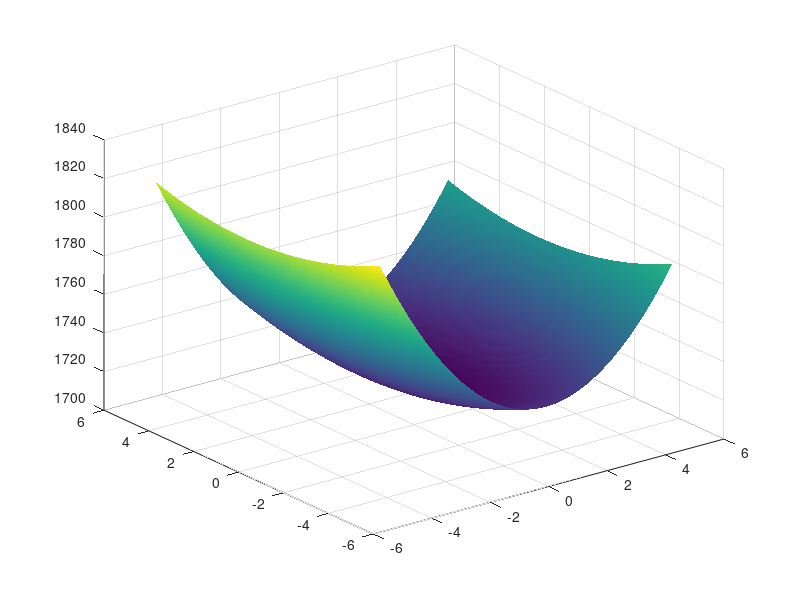
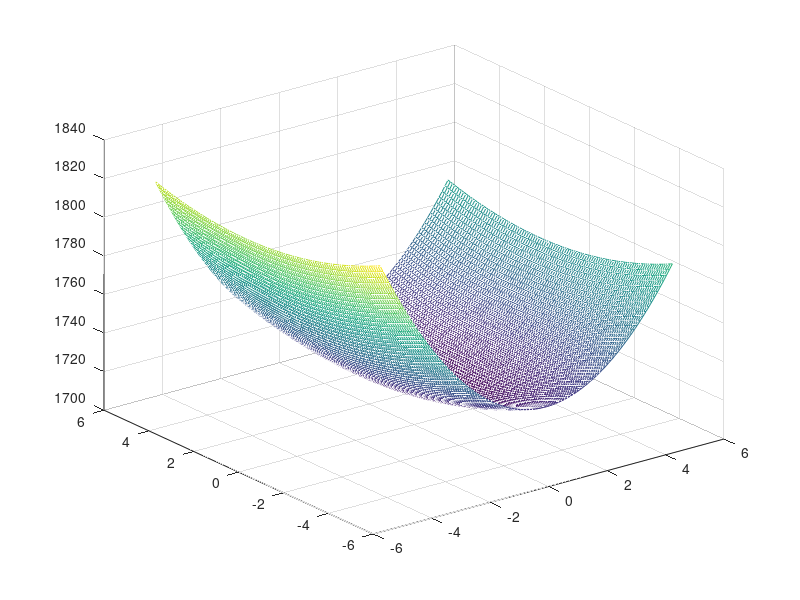

Source code (MATLAB) for these figures, in order: (Note: this script raises an error after producing the figures.)
%% 
% Plot 3d functions
%


[X,Y] = meshgrid(-5:.1:5);
%Z = (2*X.^2+3*Y.^2+2*X+3*Y);
Z = 1/2*(6*X.^2+4*X*Y+Y.^2)-4*X-Y;

%% Ex1 20-feb2015
figure(1)
title('Function');
surf(X,Y,Z)
shading interp
figure(2)
title('Function');
mesh(X,Y,Z)
shading interp
%% 
banana = @(x) (3*x(1)^2+1/2*x(2)^2+2*x(1)*x(2))-4*x(1)-x(2)

sol = fminsearch(banana,[-1.4,-1.4])
disp('Solution of MinSearch')
feval(banana,[sol(1),sol(2)])

%feval(banana,[-1,-1])

%%
% Hessian
syms x y

banana = (2*x^2+3*y^2+2*x+3*y)^2
disp('Display Gradien of f:');
graBanana = gradient(banana,[x y])
disp('Display Hessian of f:');
HessBanana = hessian(banana,[x y])
solGrad = solve(graBanana==0,[x y]);
solGrad.x
solGrad.y




